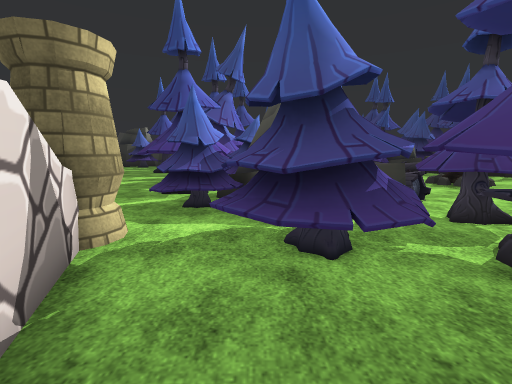
view 1 (above)

24 first-person views from a walk through a 3-D level made in the Unity game engine. The camera is 1.4 m above the floor, tilts 8° down and sees 85° across. The floor is counted in squares, 1 m on a side. Each view is taken from the middle of a square. On the plan, view 1 faces up. The plan holds only what a view shows up to about 14 squares ahead; the rest is blank. The place goes on beyond the plan. The terrain is drawn as flat ground. The player is left out. Some surface patterns are stand-ins.

view 2
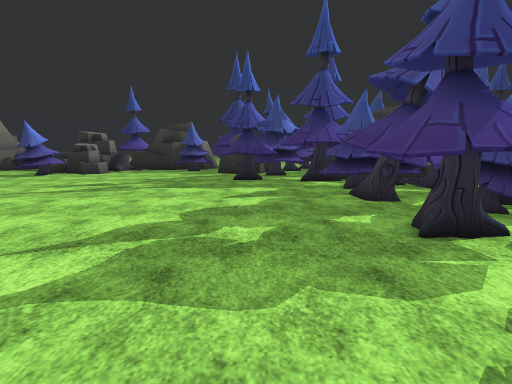

view 3
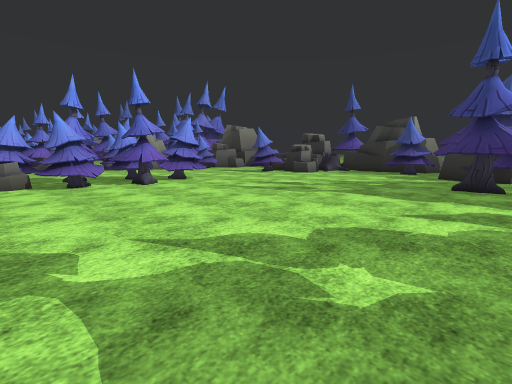

view 4
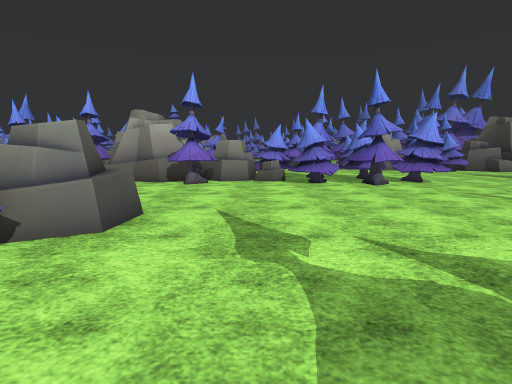

view 5
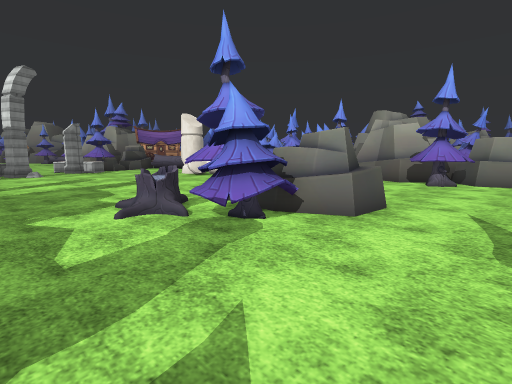

view 6
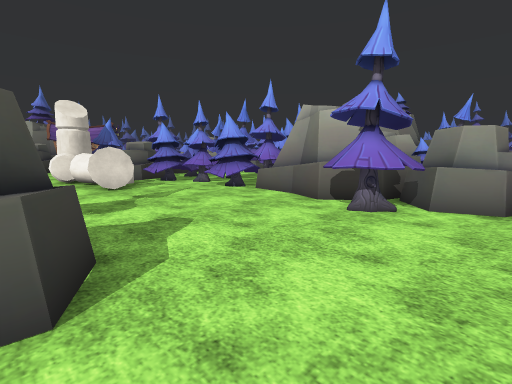

view 7
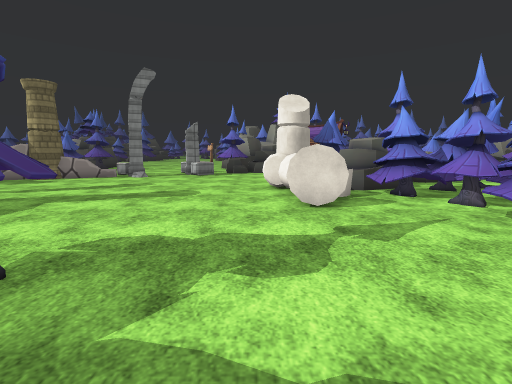

view 8
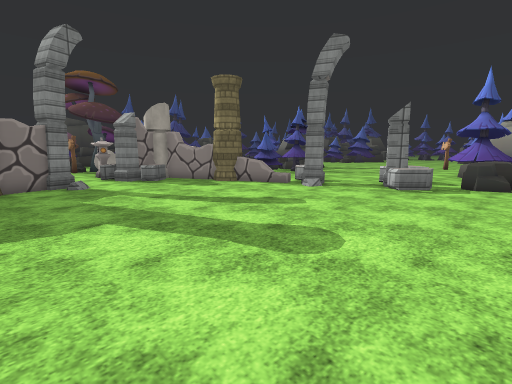

view 9
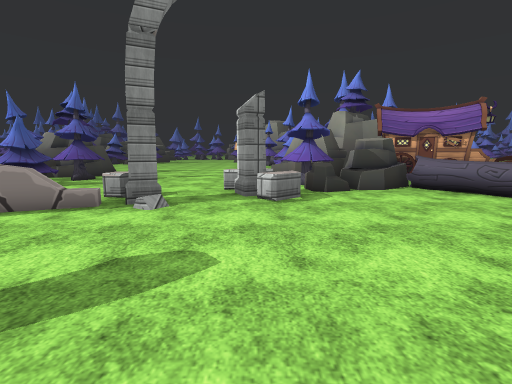

view 10
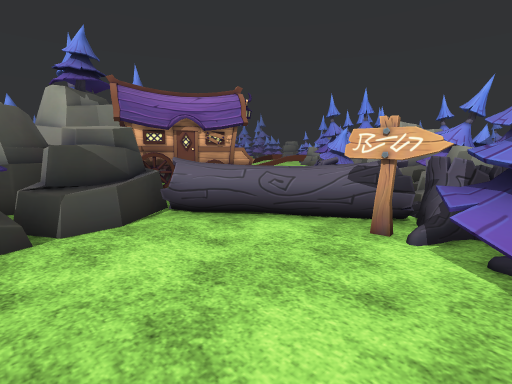

view 11
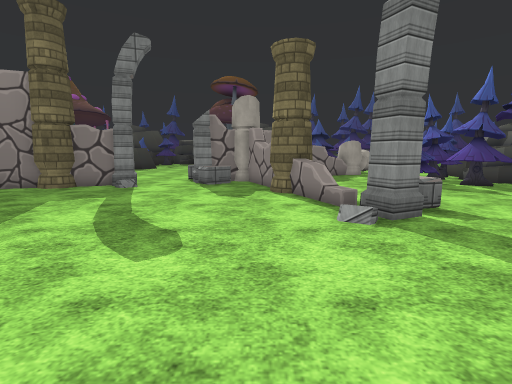

view 12
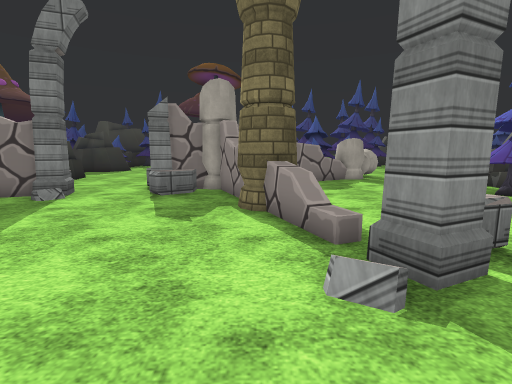

view 13
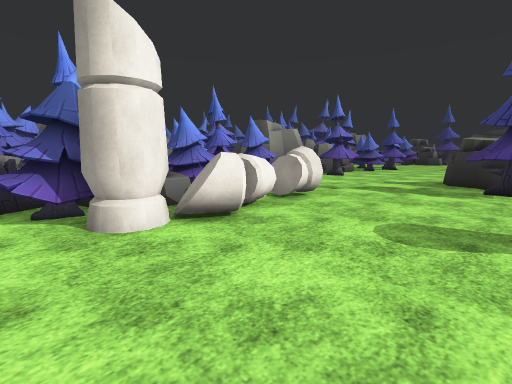

view 14
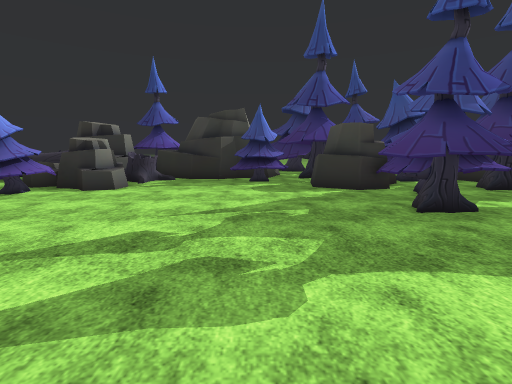

view 15
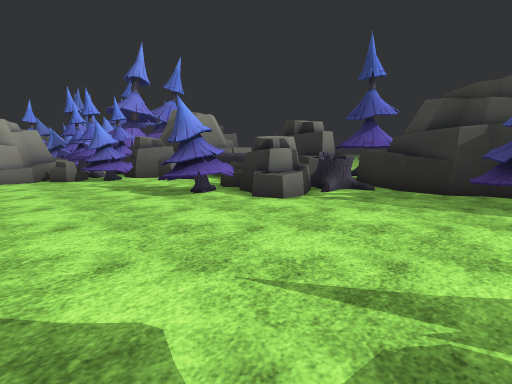

view 16
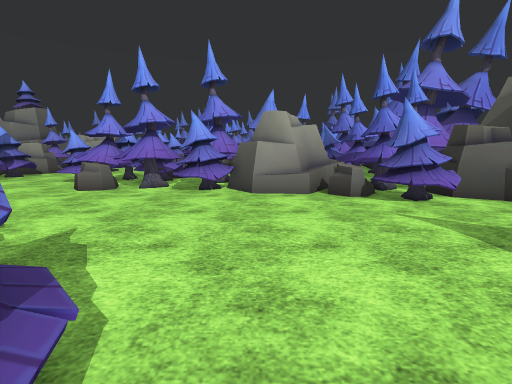

view 17
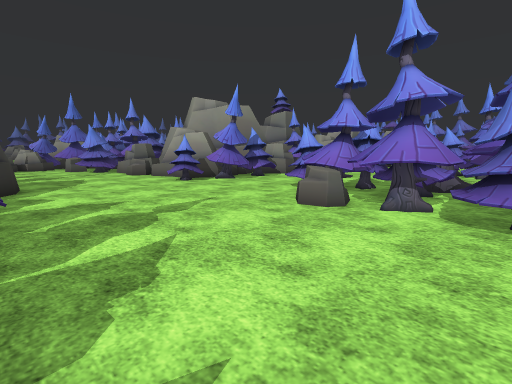

view 18
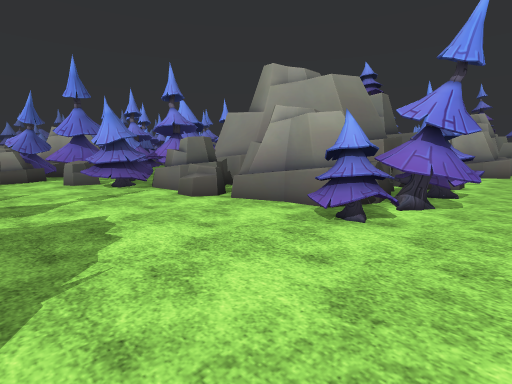

view 19
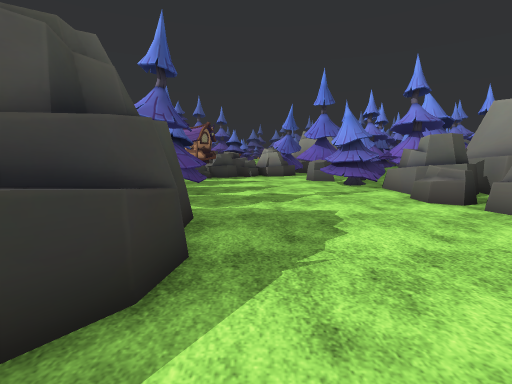

view 20
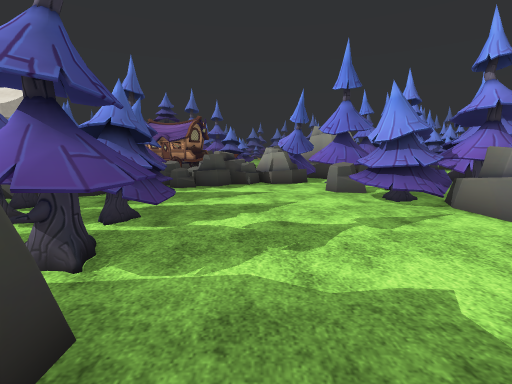

view 21
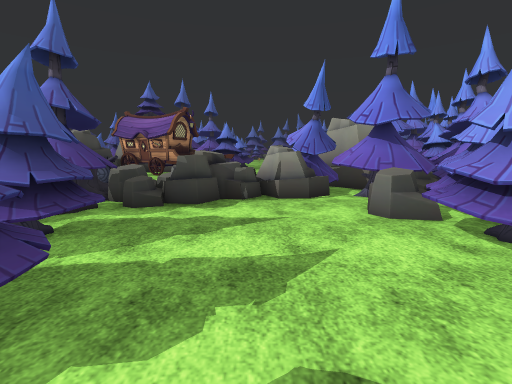

view 22
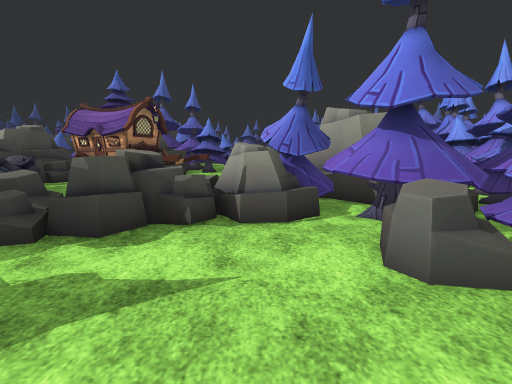

view 23
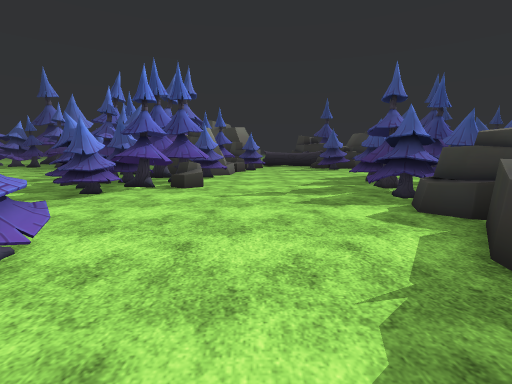

view 24
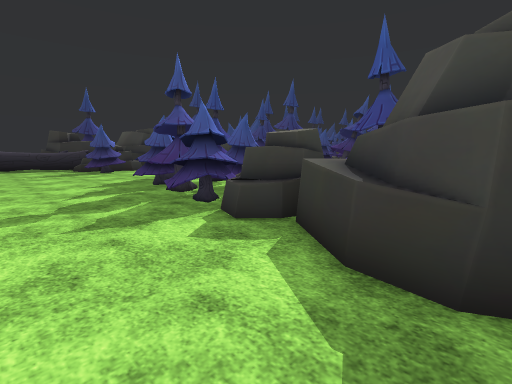

### Floor plan
Key: @ floor where view 1 was taken; # wall or solid block; x gap in a wall; . floor; / step, stairs or slope; = window, fence, low wall or low ledge; ^ raised ledge; R rock; L log; P pillar; S stump; I sign; O other object.
Columns run from 31 left of view 1 to 5 right of it. Each row starts with its distance up from view 1.
 30              R#^#
 29             RRR^####
 28             RRS.###OO
 27          OOO SSS...OOO.   OOO  #
 26            R RR....OOO.R  ROO  #
 25     RR   ..R RR........RRRR
 24    RR.. ... RRR........RRR   ##
 23    R.O.....OOO...........OO O
 22    .OO.....OO............OOOO
 21  R OOO.....O............OO O
 20  RRRR..................OOOO.
 19   RR....................OOO.##  OO
 18    R..........................
 17   RR........................OO .OO
 16 O R.........OO..............OO .O
 15 OO.........OOO..............O#O O
 14 O..........OOO...............#  O
 13 ..........OOOOO.............### O
 12 ..........OO.OO.............##OOO
 11 OORR......OO.O..............OOOO
 10 OOO.......OOOOO............OOO
  9 OO.......OO.OO.............OOORR
  8 .........OORR..................R   LL
  7 .........O RR..................RR  OO
  6 .........RRRR..................   ROO
  5 ..........RRROO............. ..O   O
  4 O........RRRROO.....RR.....PPP.OOOOO
  3 OOO......RRRRR.....RRRR..... #.OOOO
  2 ROO.....RR  R.......RRR..... #....
  1 R.......RR #R...........S...
  0 RR.......R RR........../S...   @
 -1 RR.......R  R...............  #
 -2 RR.......OO................. .#P
 -3 RRR......OO...................#P
 -4 RR.......OO.OO..OO.............#  ...
 -5 RRR......OOOOO..OO.............##....
 -6  RRO......O.OOOOOO...................
 -7  OOOO.....OOOOO  O..................
 -8  O OO.....OO.RRROO..............##^
 -9  OORR.......RRRROO.............^^#
-10   ORR.....R. RRO##..............^#
-11  OOOO...RRRR SOO...............###
-12 OO OORRRRRORSSIO............#P##
-13 ORRRORRRORO OOI..........//==PP
-14 OR ROO  O    OO......^^..##.....   ##
-15    RRR       OOO.....^x...^^........#
-16     R        .OO...RR.#.....  ......=
-17               .ORRRRR.^^......  O....
-18          OO   ..RRR...  .......OO  ..
-19            OOO..RRR...  ... ...OOOO
-20            OOOORR RRR   ...  ....OO

Positions as (right, up) in squares from view 1, and headings:
1: (0, 0), facing up
2: (-6, 5), facing up
3: (-5, 7), facing up-left
4: (-5, 7), facing left
5: (-4, 7), facing down-left
6: (-11, 7), facing down-left
7: (-13, 3), facing down
8: (-13, -3), facing down-right
9: (-9, -6), facing down
10: (-12, -11), facing down-left
11: (-12, -11), facing right
12: (-9, -12), facing right
13: (-9, -12), facing up-left
14: (-11, 13), facing up
15: (-11, 17), facing up-left
16: (-18, 17), facing left
17: (-22, 15), facing down-left
18: (-24, 5), facing down-left
19: (-24, 5), facing down
20: (-24, 1), facing down
21: (-24, -3), facing down
22: (-25, -6), facing down
23: (-26, -1), facing up
24: (-26, 1), facing up-right
